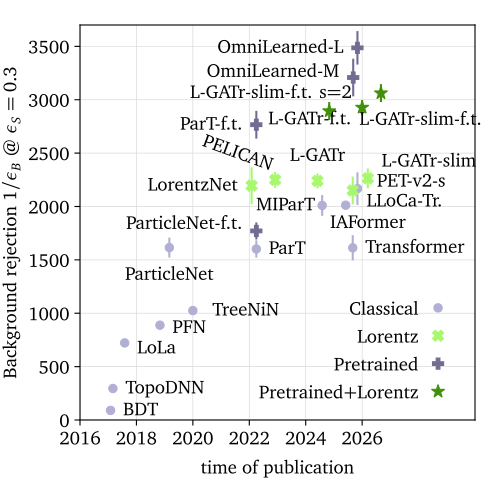

Write the Python code that produced this figure.
"""Top tagging performance over time and over the estimated training cost.

The performance numbers are Tab. 1 of https://arxiv.org/abs/2512.17011, cross-checked against
Tab. 1 of https://arxiv.org/abs/2411.00446, which quotes the same two working points. BDT,
TopoDNN, LoLa, TreeNiN and PELICAN have no published rejection at eps_S=0.5, so they only
appear at eps_S=0.3. The training cost is created by cost_estimate/toptagger_cost.py.
"""

import json

import matplotlib.pyplot as plt
from matplotlib.backends.backend_pdf import PdfPages
from matplotlib.lines import Line2D

from paper.plot import FIGSIZE, PARETO_ALPHA

LEFT, BOTTOM, RIGHT, TOP = 0.16, 0.16, 0.95, 0.95
X_LABEL_POS, Y_LABEL_POS = -0.1, -0.15
FONTSIZE = 14
JOULE_PER_KWH = 3.6e6

CLASSES = ["Classical", "Lorentz", "Pretrained", "Pretrained+Lorentz"]
COLORS = ["#B1AFD4", "#a7f86d", "#726C93", "#419108"]
MARKERS = ["o", "X", "P", "*"]
MARKERSIZES = [6, 8, 8, 10]

# time of publication, class, and 1/eps_B with its uncertainty at eps_S=0.3 and at eps_S=0.5;
# None means that no reference quotes the tagger at that working point
TAGGERS = {
    "BDT": (2017 + 1 / 12, 0, (90, 1), None),
    "TopoDNN": (2017 + 2 / 12, 0, (295, 5), None),
    "LoLa": (2017 + 7 / 12, 0, (722, 17), None),
    "PFN": (2018 + 10 / 12, 0, (888, 17), (247, 3)),
    "TreeNiN": (2019 + 12 / 12, 0, (1025, 11), None),
    "ParticleNet": (2019 + 2 / 12, 0, (1615, 93), (397, 7)),
    "ParT": (2022 + 3 / 12, 0, (1602, 81), (413, 16)),
    "MIParT": (2024 + 7 / 12, 0, (2010, 97), (505, 8)),
    "IAFormer": (2025 + 5 / 12, 0, (2012, 30), (510, 6)),
    "PET-v2-s": (2025 + 10 / 12, 0, (2167, 153), (505, 14)),
    "Transformer": (2025 + 8 / 12, 0, (1613, 118), (389, 6)),
    "LorentzNet": (2022 + 1 / 12, 1, (2195, 173), (498, 18)),
    "PELICAN": (2022 + 11 / 12, 1, (2250, 75), None),
    "L-GATr": (2024 + 5 / 12, 1, (2240, 70), (540, 20)),
    "LLoCa-Tr.": (2025 + 8 / 12, 1, (2150, 130), (492, 15)),
    "L-GATr-slim": (2025 + 12 / 12, 1, (2264, 93), (546, 7)),
    "ParticleNet-f.t.": (2022 + 3 / 12, 2, (1771, 80), (487, 9)),
    "ParT-f.t.": (2022 + 3 / 12, 2, (2766, 130), (691, 15)),
    "MIParT-f.t.": (2024 + 7 / 12, 2, (2789, 133), (640, 10)),
    "OmniLearned-M": (2025 + 10 / 12, 2, (3208, 176), (656, 12)),
    "OmniLearned-L": (2025 + 10 / 12, 2, (3486, 157), (688, 9)),
    "L-GATr-f.t.": (2024 + 10 / 12, 3, (2894, 84), (651, 11)),
    "L-GATr-slim-f.t.": (2025 + 12 / 12, 3, (2927, 70), (655, 5)),
    "L-GATr-slim-f.t. s=2": (2026 + 8 / 12, 3, (3062, 84), (693, 17)),
}
EPS_COLUMN = {0.3: 2, 0.5: 3}

# labels sit at the same distance from their marker on every page, on the side given by `side`;
# `dx`/`dy` are small extra nudges in points and `shift` moves the marker itself along the x-axis
LABEL_PAD = 6  # pt
SIDES = {
    "right": (1, 0, "left", "center"),
    "left": (-1, 0, "right", "center"),
    "top": (0, 1, "center", "bottom"),
    "bottom": (0, -1, "center", "top"),
}

# MIParT-f.t. is left out because it overlaps with ParT-f.t. at 0.3 and with L-GATr-f.t. at 0.5
TEXT_YEAR_03 = {
    "BDT": dict(side="right"),
    "TopoDNN": dict(side="right"),
    "LoLa": dict(side="right", dy=-4),
    "PFN": dict(side="right", dy=-2),
    "TreeNiN": dict(side="right", dx=5),
    "ParticleNet": dict(side="bottom"),
    "ParT": dict(side="right"),
    "MIParT": dict(side="left", dx=4),
    "IAFormer": dict(side="bottom", dx=16, dy=2),
    "PET-v2-s": dict(side="right", dx=5, dy=5),
    "Transformer": dict(side="right"),
    "LorentzNet": dict(side="left"),
    "PELICAN": dict(side="top", ha="right", dy=-8, rotation=-20),
    "L-GATr": dict(side="top"),
    "LLoCa-Tr.": dict(side="right", dy=-8),
    "L-GATr-slim": dict(side="right", dy=12, shift=0.2),
    "ParticleNet-f.t.": dict(side="left", dy=5),
    "ParT-f.t.": dict(side="left"),
    "OmniLearned-M": dict(side="left", dy=4, shift=-0.15),
    "OmniLearned-L": dict(side="left"),
    "L-GATr-f.t.": dict(side="bottom", dx=-14, dy=13),
    "L-GATr-slim-f.t.": dict(side="bottom", ha="left", dx=-2, dy=9),
    "L-GATr-slim-f.t. s=2": dict(side="left", dx=-10),
}
# IAFormer additionally drops out at 0.5, where MIParT, PET-v2-s and LLoCa-Tr. box its marker in
TEXT_YEAR_05 = {
    "PFN": dict(side="right"),
    "ParticleNet": dict(side="bottom"),
    "ParT": dict(side="right"),
    "MIParT": dict(side="left", dx=8, dy=-4),
    "PET-v2-s": dict(side="right", dx=8, dy=8),
    "Transformer": dict(side="right"),
    "LorentzNet": dict(side="left", dy=12),
    "LLoCa-Tr.": dict(side="right"),
    "L-GATr": dict(side="top", dy=-8),
    "L-GATr-slim": dict(side="right", dy=8, shift=0.2),
    "ParticleNet-f.t.": dict(side="left"),
    "ParT-f.t.": dict(side="left"),
    "OmniLearned-M": dict(side="left", dx=4, dy=-16, shift=-0.15),
    "OmniLearned-L": dict(side="left", dy=16),
    "L-GATr-f.t.": dict(side="left"),
    "L-GATr-slim-f.t.": dict(side="bottom", ha="left"),
    "L-GATr-slim-f.t. s=2": dict(side="top", ha="left", dx=-20),
}
# same for the models with a cost estimate; the cost pages are kept separate from the year pages
# and from each other so that they can be tuned independently
TEXT_FLOPS_03 = {
    "Transformer": dict(side="bottom", ha="left", dx=2),
    "ParT": dict(side="right"),
    "LLoCa-Tr.": dict(side="left", dx=4),
    "L-GATr-slim": dict(side="top", dx=-10),
    "PET-v2-s": dict(side="bottom", dx=2),
    "LorentzNet": dict(side="right", dy=-8),
    "L-GATr": dict(side="right"),
    "ParT-f.t.": dict(side="right", dy=-2),
    "L-GATr-f.t.": dict(side="right"),
    "L-GATr-slim-f.t.": dict(side="left"),
    "L-GATr-slim-f.t. s=2": dict(side="left"),
    "OmniLearned-M": dict(side="left", dx=-7),
    "OmniLearned-L": dict(side="left", dx=-7),
}
TEXT_ENERGY_03 = {
    "Transformer": dict(side="bottom", ha="left", dx=2),
    "ParT": dict(side="right"),
    "LLoCa-Tr.": dict(side="left", dx=4),
    "L-GATr-slim": dict(side="top", dx=-10),
    "PET-v2-s": dict(side="bottom", dx=2),
    "LorentzNet": dict(side="right", dy=-8),
    "L-GATr": dict(side="right"),
    "ParT-f.t.": dict(side="right", dy=-2),
    "L-GATr-f.t.": dict(side="right"),
    "L-GATr-slim-f.t.": dict(side="left"),
    "L-GATr-slim-f.t. s=2": dict(side="left"),
    "OmniLearned-M": dict(side="left", dx=-7),
    "OmniLearned-L": dict(side="left", dx=-7),
}
TEXT_FLOPS_05 = {
    "Transformer": dict(side="bottom", ha="left", dx=2),
    "ParT": dict(side="right"),
    "LLoCa-Tr.": dict(side="left", dx=4),
    "L-GATr-slim": dict(side="top", dx=-10),
    "PET-v2-s": dict(side="right"),
    "LorentzNet": dict(side="right", dy=-10),
    "L-GATr": dict(side="right"),
    "ParT-f.t.": dict(side="left"),
    "L-GATr-f.t.": dict(side="right"),
    "L-GATr-slim-f.t.": dict(side="left"),
    "L-GATr-slim-f.t. s=2": dict(side="top"),
    "OmniLearned-M": dict(side="bottom"),
    "OmniLearned-L": dict(side="left", dx=-7),
}
TEXT_ENERGY_05 = {
    "Transformer": dict(side="bottom", ha="left", dx=2),
    "ParT": dict(side="right"),
    "LLoCa-Tr.": dict(side="left", dx=4),
    "L-GATr-slim": dict(side="top", dx=-10),
    "PET-v2-s": dict(side="right"),
    "LorentzNet": dict(side="right", dy=-10),
    "L-GATr": dict(side="right"),
    "ParT-f.t.": dict(side="left"),
    "L-GATr-f.t.": dict(side="right"),
    "L-GATr-slim-f.t.": dict(side="left"),
    "L-GATr-slim-f.t. s=2": dict(side="top"),
    "OmniLearned-M": dict(side="bottom"),
    "OmniLearned-L": dict(side="left", dx=-7),
}

# the eps_S=0.5 year page carries the same 18 labels in a fifth of the vertical spread, so the
# tagger names have to be as small there as they are on the cost pages
PAGES = (
    dict(
        eff=0.3,
        year_ylim=(0, 3700),
        cost_ylim=(1300, 3700),
        year_fontsize=FONTSIZE,
        texts=(TEXT_YEAR_03, TEXT_FLOPS_03, TEXT_ENERGY_03),
    ),
    dict(
        eff=0.5,
        year_ylim=(0, 760),
        cost_ylim=(350, 760),
        year_fontsize=FONTSIZE - 2,
        texts=(TEXT_YEAR_05, TEXT_FLOPS_05, TEXT_ENERGY_05),
    ),
)
# key in the cost json, unit conversion, axis label and axis range of the two cost pages
COSTS = (
    ("flops", 1, "Training FLOPs", (1.3e15, 1e22)),
    ("energy", 1 / JOULE_PER_KWH, "Training energy [kWh]", (9e-5, 5e2)),
)


def main():
    with open("cost_estimate/toptagger_cost.json") as file:
        cost = json.load(file)

    with PdfPages("paper/toptagging.pdf") as pdf:
        for page in PAGES:
            eff, ylim = page["eff"], page["cost_ylim"]
            year, *cost_texts = page["texts"]
            plot_year(pdf, eff, page["year_ylim"], year, page["year_fontsize"])
            for (key, scale, xlabel, xlim), texts in zip(COSTS, cost_texts, strict=True):
                plot_cost(pdf, cost, key, scale, xlabel, xlim, ylim, eff, texts)


def setup(xlabel, eff, ylim, cheaper_is_better=False):
    fig, ax = plt.subplots(figsize=FIGSIZE)
    ax.set_xlabel(xlabel, fontsize=FONTSIZE)
    ylabel = rf"Background rejection $1/\epsilon_B\ @\ \epsilon_S={eff}$"
    ax.set_ylabel(ylabel, fontsize=FONTSIZE)
    ax.tick_params(axis="both", which="major", labelsize=FONTSIZE)
    ax.xaxis.set_label_coords(0.5, X_LABEL_POS)
    ax.yaxis.set_label_coords(Y_LABEL_POS, 0.5)
    ax.grid(lw=0.5)
    ax.set_ylim(*ylim)
    plt.subplots_adjust(LEFT, BOTTOM, RIGHT, TOP)

    # the arrow points to the top left if a smaller x is better, and up otherwise
    """
    xy, xytext, text = (0.01, 0.99), (0.07, 0.93), 0.08
    if not cheaper_is_better:
        xy, xytext, text = (0.03, 0.99), (0.03, 0.92), 0.05
    ax.annotate(
        "",
        xy=xy,
        xycoords="axes fraction",
        xytext=xytext,
        textcoords="axes fraction",
        arrowprops=dict(arrowstyle="-|>", color="red", lw=2),
        color="red",
        ha="left",
        va="center",
        zorder=10,
        clip_on=False,
    )
    ax.text(text, 0.94, "better", transform=ax.transAxes, color="red", fontsize=FONTSIZE)
    """

    handles = [
        Line2D(
            [0],
            [0],
            color=COLORS[i],
            linestyle="None",
            marker=MARKERS[i],
            markersize=MARKERSIZES[i],
            label=CLASSES[i],
        )
        for i in range(len(CLASSES))
    ]
    ax.legend(
        handles=handles,
        loc=4,
        frameon=False,
        fontsize=FONTSIZE,
        markerfirst=False,
        handletextpad=0,
    )
    return fig, ax


def rejection(label, eff):
    rej = TAGGERS[label][EPS_COLUMN[eff]]
    assert rej is not None, f"{label} has no published rejection at eps_S={eff}"
    return rej


def scatter(ax, label, x, rej, text, fontsize=FONTSIZE):
    value, unc = rej
    idx = TAGGERS[label][1]
    ax.plot(x, value, marker=MARKERS[idx], color=COLORS[idx], markersize=MARKERSIZES[idx])
    ax.errorbar(x, value, yerr=unc, color=COLORS[idx])

    # labels to the side clear the marker, labels above and below clear the error bar, so that
    # the visible gap is the same everywhere; the extra dx, dy are in points as well
    sx, sy, ha, va = SIDES[text.get("side", "right")]
    pad = LABEL_PAD + (MARKERSIZES[idx] / 2 if sy == 0 else 0)
    ax.annotate(
        label,
        xy=(x, value + sy * unc),
        xytext=(sx * pad + text.get("dx", 0), sy * pad + text.get("dy", 0)),
        textcoords="offset points",
        horizontalalignment=text.get("ha", ha),
        verticalalignment=text.get("va", va),
        rotation=text.get("rotation", 0),
        fontsize=fontsize,
        annotation_clip=False,
    )


def plot_year(pdf, eff, ylim, texts, fontsize):
    fig, ax = setup(r"time of publication", eff, ylim)
    for label, text in texts.items():
        x = TAGGERS[label][0] + text.get("shift", 0)
        scatter(ax, label, x, rejection(label, eff), text, fontsize)

    ax.set_xlim(2016, 2030)
    ax.set_xticks([2016, 2018, 2020, 2022, 2024, 2026])
    pdf.savefig(fig)
    plt.close()


def plot_cost(pdf, cost, key, scale, xlabel, xlim, ylim, eff, texts):
    fig, ax = setup(xlabel, eff, ylim, cheaper_is_better=True)
    ax.set_xscale("log")
    ax.set_xlim(*xlim)
    # float() because the FLOPs counts in the json overflow numpy's int64
    points = {label: float(cost[label]["total"][key]) * scale for label in texts}
    rejections = {label: rejection(label, eff) for label in texts}
    plot_pareto(ax, [(x, rejections[label][0]) for label, x in points.items()])
    for label, text in texts.items():
        scatter(ax, label, points[label], rejections[label], text, FONTSIZE - 2)
    pdf.savefig(fig)
    plt.close()


def plot_pareto(ax, points):
    """Staircase through the models that no other model beats in both cost and rejection."""
    front = []
    for x, y in sorted(points):
        if not front or y > front[-1][1]:
            front.append((x, y))
    # the staircase drops to the x-axis at the cheapest model and extends to the right edge
    bottom = ax.get_ylim()[0]
    front = [(front[0][0], bottom)] + front + [(ax.get_xlim()[1], front[-1][1])]
    x, y = zip(*front, strict=True)

    ax.fill_between(x, bottom, y, step="post", color="k", alpha=PARETO_ALPHA, lw=0, zorder=0.5)
    ax.step(x, y, where="post", color="k", alpha=0.3, lw=1, zorder=0.5)


if __name__ == "__main__":
    main()
